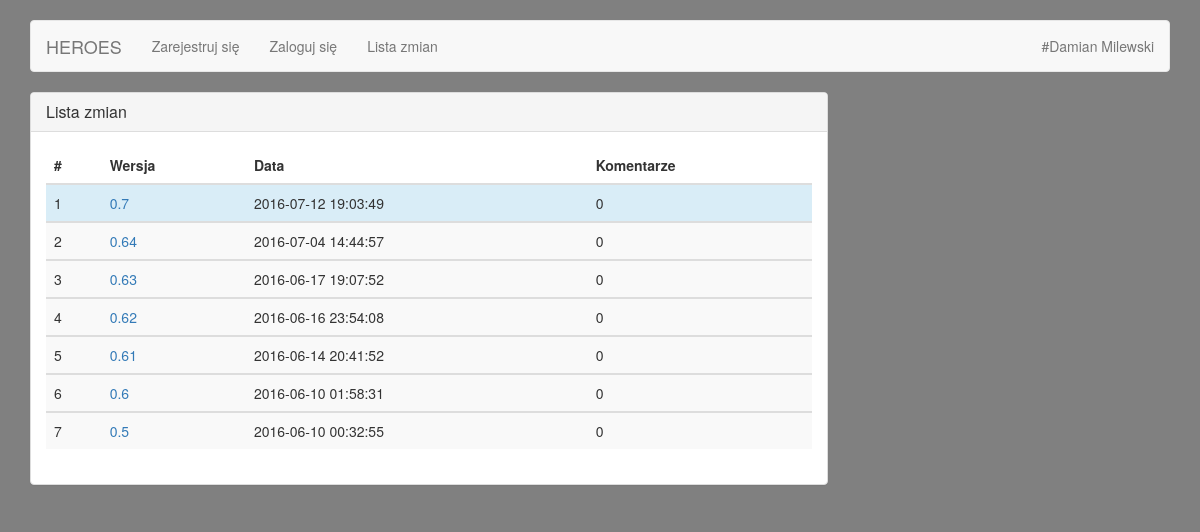
Page /index.php?a=changelog on the committed database.
### tables this page shows
CREATE TABLE IF NOT EXISTS `changelog` (
  `id` int(11) NOT NULL AUTO_INCREMENT,
  `ver` float NOT NULL,
  `date` datetime NOT NULL DEFAULT CURRENT_TIMESTAMP,
  `content` text NOT NULL,
  PRIMARY KEY (`id`)
);

### pages/changelog.php (the view, shortened to what this page needs)
<div class="panel-heading">
	<h3 class="panel-title">Lista zmian</h3>
</div>
<div class="panel-body">
	<table class="table table-striped table-hover ">
		<thead>
			<tr>
				<th>#</th>
				<th>Wersja</th>
				<th>Data</th>
				<th>Komentarze</th>
			</tr>
		</thead>
		<?php
			$sql = 'SELECT * FROM changelog ORDER BY id DESC';
			$stmt = $db->prepare($sql);
			$stmt->execute();
			$i = 0;
			while($row = $stmt->fetch(PDO::FETCH_ASSOC)):
				$i++;
				$sql = 'SELECT Count(*) AS ilosc FROM comments WHERE cid=:id';
				$stmt2 = $db->prepare($sql);
				$stmt2->bindValue(':id', $row['id'], PDO::PARAM_INT);
				$stmt2->execute();
				$comments = $stmt2->fetch();
		?>
			<tbody>
				<?=($i == 1) ? '<tr class="info">' : '<tr>';?>
					<td><?=$i;?></td>
					<td><a href="index.php?a=version&b=<?=$row['id'];?>"><?=$row['ver'];?></a></td>
					<td><?=$row['date'];?></td>
					<td><?=$comments['ilosc'];?></td>
				</tr>
			</tbody>
		<?php endwhile; unset($stmt); ?>
	</table>
</div>

### index.php (shortened to what this page needs)
<?php
	require_once('functions/gameFunctions.php');
	if (!empty($_SESSION['id'])) {
		checkUser($_SESSION['id']);
		$user = getUser($_SESSION['id']);
		checkWork(time());
		checkTrip(time());
		checkInventoryStamina();
		if (!empty($_GET['skill'])) addSkill($_GET['skill']);
		addLevel();
	} else {
		$user = array();
	}
?>
<!DOCTYPE html>
<html>
	<head>
		<link rel="stylesheet" href="//maxcdn.bootstrapcdn.com/bootstrap/3.2.0/css/bootstrap.min.css">
		<link rel="stylesheet" href="css/style.css">
	</head>
	<body style="background-color: gray;">
		<div class="container">
			<br/>
			<nav class="navbar navbar-default" role="navigation">
				<div class="navbar-header">
					<a class="navbar-brand" href="index.php">HEROES</a>
				</div>
				<div class="collapse navbar-collapse" id="bs-example-navbar-collapse-1">
					<ul class="nav navbar-nav">
						<?php menubar($user) ?>
					</ul>
					<ul class="nav navbar-nav navbar-right">
						<li><a href="google.pl">#Damian Milewski</a></li>
					</ul>
				</div>
			</nav>
			<div class="panel panel-default" style="width: 70%; float: left;">
				<?php
				if (!empty($user['id'])) {
					switch($_GET['a']){
						case 'home': require_once('pages/home.php'); break;
						case 'table': require_once('pages/table.php'); break;
						case 'settings': require_once('pages/settings.php'); break;
						case 'stats': require_once('pages/stats.php'); break;
						case 'tavern': require_once('pages/tavern.php'); break;
						case 'work': require_once('pages/work.php'); break;
						case 'mail': require_once('pages/mail.php'); break;
						case 'map': require_once('pages/map.php'); break;
						case 'loc': require_once('pages/loc.php'); break;
						case 'trip': require_once('pages/trip.php'); break;
						case 'rank': require_once('pages/rank.php'); break;
						case 'inv': require_once('pages/inventory.php'); break;
						case 'shop': require_once('pages/shop.php'); break;
						case 'arena': require_once('pages/arena.php'); break;
						case 'blacksmith': require_once('pages/blacksmith.php'); break;
						case 'changelog': require_once('pages/changelog.php'); break;
						case 'version': require_once('pages/version.php'); break;
						case 'log_out':
							$_SESSION = array();
							$_COOKIE = array();
							session_destroy();
							header("Location: index.php");
						break;
						default:
							require_once('pages/table.php');
							$_GET['a'] = 'table';
						break;
					}
				} else {
					switch($_GET['a']){
						case 'changelog': require_once('pages/changelog.php'); break;
					}
				}
				?>
			</div>
			<?php
			sideColumn($user);
			?>
		</div>
	</body>
</html>

### functions/gameFunctions.php (shortened to what this page needs)
<?php
	function menubar($user) {
		if (!empty($user['id'])) {
			echo '
			<li class="dropdown">
				<a href="#" class="dropdown-toggle" data-toggle="dropdown">Postać</a>
				<ul class="dropdown-menu">
					<li><a href="index.php?a=stats">Statystyki</a></li>
					<li><a href="index.php?a=inv">Ekwipunek</a></li>
					<li><a href="index.php?a=mail">Poczta</a></li>
				</ul>
			</li>
			<li class="dropdown">
				<a href="#" class="dropdown-toggle" data-toggle="dropdown">Miasto</a>
				<ul class="dropdown-menu">
					<li><a href="index.php?a=table">Okolica</a></li>
					<li><a href="index.php?a=work">Praca</a></li>
					<li><a href="index.php?a=arena">Arena</a></li>
					<li><a href="index.php?a=shop">Sklep</a></li>
					<li><a href="index.php?a=tavern">Karczma</a></li>
					<li><a href="index.php?a=blacksmith">Kowal</a></li>
				</ul>
			</li>
			<li><a href="index.php?a=map">Mapa</a></li>
			<li><a href="index.php?a=rank">Ranking</a></li>
			<li><a href="index.php?a=settings">Ustawienia</a></li>
			<li><a href="index.php?a=changelog">Lista zmian</a></li>
			<li><a href="index.php?a=log_out">Wyloguj się</a></li>
			';
		} else {
			echo '
			<li><a href="index.php?a=register">Zarejestruj się</a></li>
			<li><a href="index.php?a=login">Zaloguj się</a></li>
			<li><a href="index.php?a=changelog">Lista zmian</a></li>
			';
		}
	}
	function sideColumn($user) {
		if (!empty($user['id'])) {
			$user = getUser($user['id']);
			require_once('functions/var.php');
			echo '
			<div class="panel panel-default" style="width: 28%; float: right;">
				<div class="panel-heading">
					<h3 class="panel-title"><b>Bohater:</b><span style="float: right;">'.$user['login'].'</span></h3>
				</div>
				<div class="panel-body">
					<div class="panel panel-default">
						<div class="panel-heading">
							<h3 class="panel-title">'.$user['class'].'<span style="float: right;">Poziom: <b>'.$user['lvl'].'</b></span></h3>
						</div>
						<div class="panel-body">
							<div class="progress">
								<div class="progress-bar progress-bar-danger" style="width: 100%;"><span>Zdrowie: '.$hp.'</span></div>
							</div>
							<div class="progress">
								<div class="progress-bar progress-bar-warning" style="width: '.$pEn.'%;"><span>Energia '.$user['energy'].' / '.$fen.'</span></div>
							</div>
							<div class="progress">
								';
								if ($user['lvl'] < 100)
									echo '<div class="progress-bar progress-bar-success" style="width: '.$pbpd.'%;"><span>Exp: '.$user['xp'].' / '.$user['max_xp'].'</span></div>';
								else
									echo '<div class="progress-bar progress-bar-success" style="width: 100%;"><span>PD: '.$user['xp'].'</span></div>';
								echo '
							</div>
							<div class="progress">
								<div class="progress-bar progress-bar-info" style="width: '.$pAp.'%;"><span>Punkty Walki: '.$user['ap'].' / '.$fap.'</span></div>
							</div>
							<div class="form-group">
								<div class="input-group">
									<input type="text" style="text-align: right;" class="form-control" id="disabledInput" placeholder="'.$user['cash'].'" disabled>
									<span class="input-group-addon">$</span>
								</div>
								<div class="input-group">
									<input type="text" style="text-align: right;" class="form-control" id="disabledInput" placeholder="'.$user['diamonds'].'" disabled>
									<span class="input-group-addon">D</span>
								</div>
							</div>
						</div>
					</div>
					<div class="panel panel-default">
						<div class="panel-heading">
							<h3 class="panel-title">Umiejętności:<span style="float: right;"><u>'.$user['sp'].' pkt.</u></span></h3>
						</div>
						<div class="panel-body">
							<div class="form-group">
								<div class="input-group">
									<span class="input-group-addon" style="width: 60%;">WYTRZYMAŁOŚĆ</span>
									<input type="text" style="text-align: right;" class="form-control" id="disabledInput" placeholder="'.$stats['sta'].'" disabled>
									'.$wybutton.'
								</div>
							</div>
							<div class="form-group">
								<div class="input-group">
									<span class="input-group-addon" style="width: 60%;">SIŁA</span>
									<input type="text" style="text-align: right;" class="form-control" id="disabledInput" placeholder="'.$stats['str'].'" disabled>
									'.$sibutton.'
								</div>
							</div>
							<div class="form-group">
								<div class="input-group">
									<span class="input-group-addon" style="width: 60%;">ZRĘCZNOŚĆ</span>
									<input type="text" style="text-align: right;" class="form-control" id="disabledInput" placeholder="'.$stats['dex'].'" disabled>
									'.$zrbutton.'
								</div>
							</div>
							<div class="form-group">
								<div class="input-group">
									<span class="input-group-addon" style="width: 60%;">INTELIGENCJA</span>
									<input type="text" style="text-align: right;" class="form-control" id="disabledInput" placeholder="'.$stats['intell'].'" disabled>
									'.$inbutton.'
								</div>
							</div>
							<div class="form-group">
								<div class="input-group">
									<span class="input-group-addon" style="width: 60%;">SZCZĘŚCIE</span>
									<input type="text" style="text-align: right;" class="form-control" id="disabledInput" placeholder="'.$stats['luck'].'" disabled>
									'.$szbutton.'
								</div>
							</div>
						</div>
					</div>
				</div>
			</div>
			<br clear="both"/>
			';
		} else echo '<br clear="both"/>';
	}
?>

### rows in the picture
changelog: ver "0.7", date "2016-07-12 19:03:49", ilosc "0"
changelog: ver "0.64", date "2016-07-04 14:44:57", ilosc "0"
changelog: ver "0.63", date "2016-06-17 19:07:52", ilosc "0"
changelog: ver "0.62", date "2016-06-16 23:54:08", ilosc "0"
changelog: ver "0.61", date "2016-06-14 20:41:52", ilosc "0"
changelog: ver "0.6", date "2016-06-10 01:58:31", ilosc "0"
changelog: ver "0.5", date "2016-06-10 00:32:55", ilosc "0"
